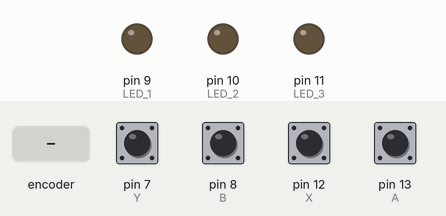
Bench run of a sketch on a simulated Arduino Uno, built with avr-gcc and run on an emulated ATmega328P. Shown: output pins drawn as LEDs (lit = HIGH). The test bench sets the inputs (shaded band); at power-on: pin 7 (Y), pin 8 (B), pin 12 (X), pin 13 (A) HIGH.

Above: at 1.2 s.
1.3 s: rotary encoder on pin 13 (A) / pin 8 (B) turned 1 step (first pin leading)
At 2.6 s:
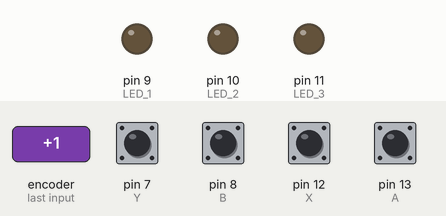
3.0 s: pin 7 (Y) pulled LOW for 0.15 s
At 3.07 s:
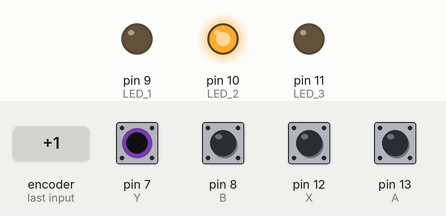
4.6 s: pin 12 (X) pulled LOW for 0.15 s
At 5.9 s:
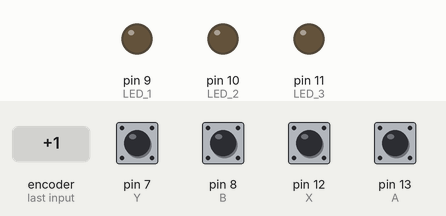
6.3 s: rotary encoder on pin 13 (A) / pin 8 (B) turned 1 step (first pin leading)
At 7.6 s:
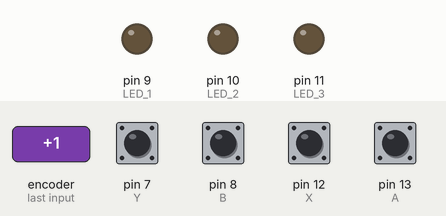
8.0 s: rotary encoder on pin 13 (A) / pin 8 (B) turned 2 steps (second pin leading)
9.9 s: pin 7 (Y) pulled LOW for 3.2 s
At 11.0 s:
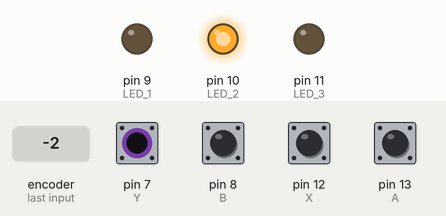
Timing chart, 0 to 14.6 s (numbered marks = the images above; inputs shaded):
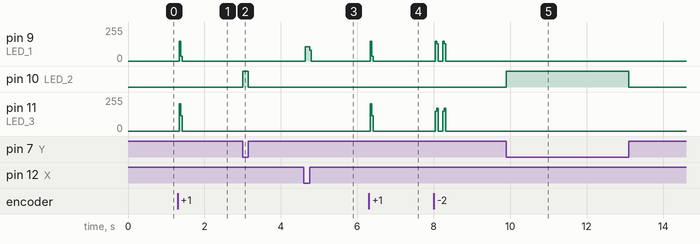

The sketch:

Buttons.ino
```cpp
/*Arduino Progamming Kit V1.0
 * Developed by Justen Gardner
 * July 2018
 * justenmg@gmail.com
 */

/*This is your first Arduino coding Project!
 * In these projects, you will learn strategies for
 * coding in the Arduino Integrated Development Environment,
 * Arduino IDE for short. That is this window!
 * Here, we code using the C programming language and many
 * of the libraries (like pinMode, DigitalRead, etc.) that
 * Arduino has written for us.
 * This is a comment. You can make large blocks of comment
 * by using the slash and asterisk before and after the
 */

//you can aso make single-line comments with two slashes.

//comments are used to help people understand the code you write.
//below are #define statements. The hashtag or pound symbol is used to define macros and include libraries outside your main functions.
//the first word after the #define is the macro- it is the name you are giving to the value. After the space comes the value that name represents.
//the name is always in all-caps
#define UP A1 //use: #define NAME value
#define DOWN 5
#define LEFT A2
#define RIGHT A0
#define X 12
#define Y 7
#define B 8
#define A 13
#define LED_1 9
#define LED_2 10
#define LED_3 11
#define SPEAKER 2
#define PWM 6
//these are all the pins available to us on the development board

//below is the setup function definition. It runs ince, before our code runs. We use it to initialize things to their starting state.
void setup()
{

  //the pinMode() function helps us declare if a pin is acting as an input or output. use: pinMode(pin, input/output);
  //The options for a pin are INPUT, OUTPUT, and INPUT_PULLUP. THis last option enables the pull-up resistors, which help us tell when a button is pressed.
  pinMode(LED_1, OUTPUT);
  pinMode(LED_2, OUTPUT);
  pinMode(LED_3, OUTPUT);
  pinMode(X,INPUT_PULLUP);
  pinMode(Y,INPUT_PULLUP);
  pinMode(B,INPUT_PULLUP);
  pinMode(A,INPUT_PULLUP);
}

//below is the loop function definition. All the things in this function will run repeatedly, an infinite number of times.
void loop()
{

  //use an if(condition){action} statement to make something happen only if a certain condition is met. The condition goes inside the parentheses
  //and the action goes inside the curly braces.
  if(!digitalRead(Y))
    {
      digitalWrite(LED_2,HIGH);
    }
  else
    {
      digitalWrite(LED_2,LOW);
    }


  if(!digitalRead(X))
    {
      digitalWrite(LED_1,HIGH);
    }
  else
    {
      digitalWrite(LED_1,LOW);
    }

if(!digitalRead(B))
    {
      digitalWrite(LED_3,HIGH);
    }
  else
    {
      digitalWrite(LED_3,LOW);
    }
if(!digitalRead(A))
    {
      digitalWrite(LED_1,HIGH);
      digitalWrite(LED_3,HIGH);
    }
  else
    {
      digitalWrite(LED_1,LOW);
      digitalWrite(LED_3,LOW);
    }


    //Add some other functionality using the buttons and the lights!
}
```

Measured:
- after the input at 1.3 s, pin 9 (LED_1): 0/255 → 148/255 at once, → 37/255 0.04 s later, → 0/255 0.04 s later; pin 11 (LED_3): 0/255 → 204/255 at once, → 115/255 0.04 s later, → 0/255 0.04 s later
- after the input at 3.0 s, pin 10 (LED_2): LOW → HIGH at once, → LOW 0.15 s later
- after the input at 4.6 s, pin 9 (LED_1): 0/255 → 107/255 at once, → 0/255 0.12 s later
- after the input at 6.3 s, pin 9 (LED_1): 0/255 → 148/255 at once, → 37/255 0.04 s later, → 0/255 0.04 s later; pin 11 (LED_3): 0/255 → 204/255 at once, → 115/255 0.04 s later, → 0/255 0.04 s later
- after the input at 9.9 s, pin 10 (LED_2): LOW → HIGH at once, → LOW 3.2 s later
